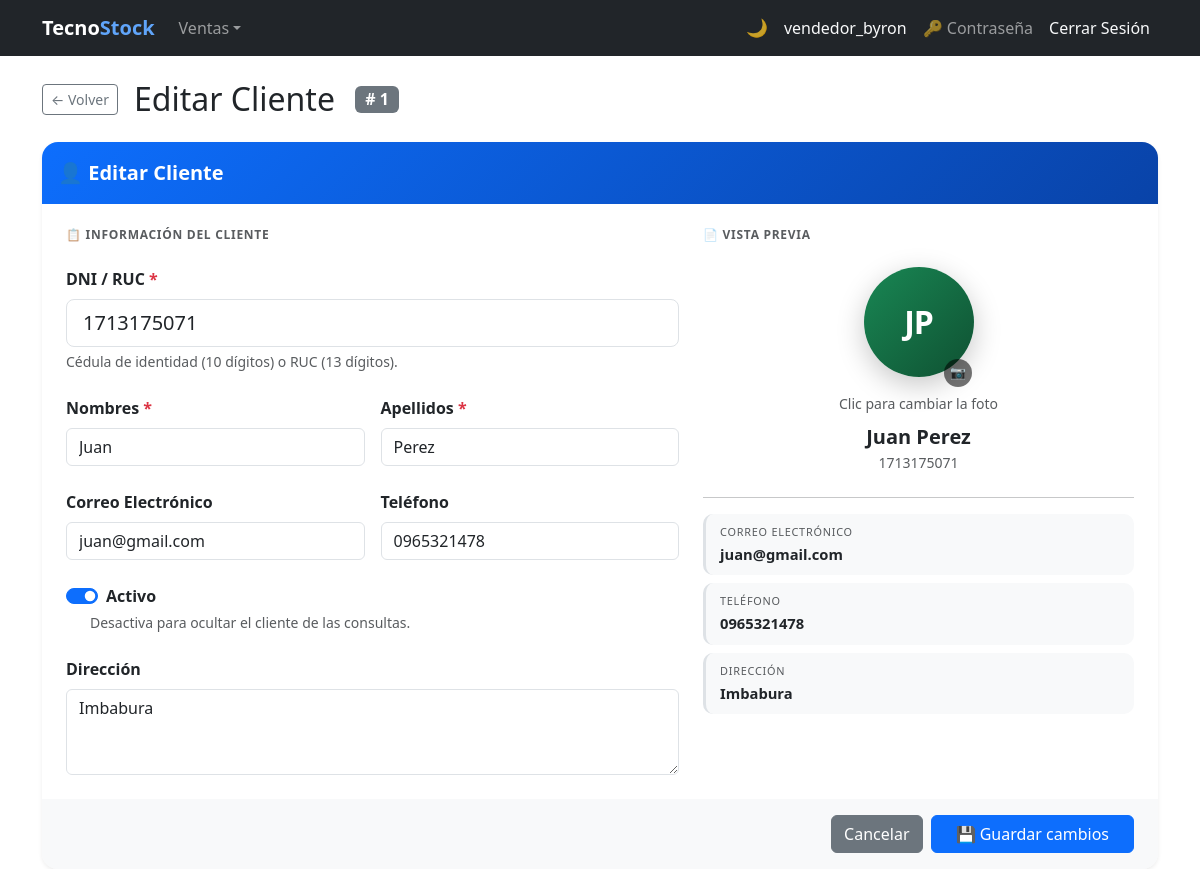
/customers/1/edit/ (signed in), run on the app's committed database.
### billing/models.py (models this page shows, shortened)
class Customer(models.Model):
    user       = models.OneToOneField(
                     settings.AUTH_USER_MODEL, null=True, blank=True,
                     on_delete=models.SET_NULL, related_name='customer_account',
                     verbose_name='Cuenta de usuario')
    dni        = models.CharField(max_length=13, unique=True, verbose_name='DNI/RUC', validators=[validate_cedula_ec])
    first_name = models.CharField(max_length=100)
    last_name  = models.CharField(max_length=100)
    email      = models.EmailField(blank=True, null=True)
    phone      = models.CharField(max_length=20, blank=True, null=True)
    address    = models.TextField(blank=True, null=True)
    photo      = models.ImageField(upload_to='customer/', blank=True, null=True, verbose_name='Foto')
    is_active  = models.BooleanField(default=True)
    created_at = models.DateTimeField(auto_now_add=True)
    updated_at = models.DateTimeField(auto_now=True)
    class Meta:
        ordering = ['last_name', 'first_name']

### billing/views.py (the view)
# urls.py: path('customers/<int:pk>/edit/', views.CustomerUpdateView.as_view(), name='customer_update'),
class CustomerUpdateView(LoginRequiredMixin, UpdateView):
    model         = Customer
    form_class    = CustomerForm
    template_name = 'billing/customer_form.html'
    success_url   = reverse_lazy('billing:customer_list')

### security/templatetags/security_tags.py (called while the page is built)
@register.filter(name='has_group')
def has_group(user, group_name):
    if not user.is_authenticated:
        return False
    if user.is_superuser:  # el superusuario ve todo
        return True
    return user.groups.filter(name=group_name).exists()

@register.filter(name='has_any_group')
def has_any_group(user):
    if not user.is_authenticated:
        return False
    if user.is_superuser:
        return True
    return user.groups.exists()

### billing/templates/billing/customer_form.html (shortened to what this page needs)
{% extends 'billing/base.html' %}
{% block content %}
<div class="d-flex align-items-center gap-3 mb-4">
  <a href="{% url 'billing:customer_list' %}" class="btn btn-outline-secondary btn-sm">&#8592; Volver</a>
  <h2 class="mb-0">
    {% if form.instance.pk %}Editar Cliente{% else %}Registrar Cliente{% endif %}
  </h2>
  {% if form.instance.pk %}
  <span class="badge bg-secondary fs-6 ms-1"># {{ form.instance.pk }}</span>
  {% endif %}
</div>
<form method="post" enctype="multipart/form-data" novalidate>
  <div class="card border-0 shadow-sm rounded-4 overflow-hidden">
    <div class="card-header border-0 py-3 inv-card-header">
      <span class="text-white fw-bold fs-5">
        &#128100; {% if form.instance.pk %}Editar{% else %}Registrar{% endif %} Cliente
      </span>
    </div>
    <div class="card-body p-4">
      <div class="row g-4 align-items-start">
        <div class="col-md-7">
          <h6 class="text-muted text-uppercase fw-semibold mb-4 dm-section-label">
            &#128203; Información del Cliente
          </h6>
          <div class="mb-4">
            <label class="form-label fw-semibold" for="{{ form.dni.id_for_label }}">
              {{ form.dni.label }} <span class="text-danger">*</span>
            </label>
            {{ form.dni }}
            {% if form.dni.help_text %}
            <div class="form-text">{{ form.dni.help_text }}</div>
            {% endif %}
          </div>
          <div class="row g-3 mb-4">
            <div class="col-sm-6">
              <label class="form-label fw-semibold" for="{{ form.first_name.id_for_label }}">
                {{ form.first_name.label }} <span class="text-danger">*</span>
              </label>
              {{ form.first_name }}
            </div>
            <div class="col-sm-6">
              <label class="form-label fw-semibold" for="{{ form.last_name.id_for_label }}">
                {{ form.last_name.label }} <span class="text-danger">*</span>
              </label>
              {{ form.last_name }}
            </div>
          </div>
          <div class="row g-3 mb-4">
            <div class="col-sm-6">
              <label class="form-label fw-semibold" for="{{ form.email.id_for_label }}">
                {{ form.email.label }}
              </label>
              {{ form.email }}
            </div>
            <div class="col-sm-6">
              <label class="form-label fw-semibold" for="{{ form.phone.id_for_label }}">
                {{ form.phone.label }}
              </label>
              {{ form.phone }}
            </div>
          </div>
          <div class="mb-4">
            <div class="form-check form-switch">
              {{ form.is_active }}
              <label class="form-check-label fw-semibold" for="{{ form.is_active.id_for_label }}">
                {{ form.is_active.label }}
              </label>
            </div>
            {% if form.is_active.help_text %}
            <div class="form-text ms-4">{{ form.is_active.help_text }}</div>
            {% endif %}
          </div>
          <div class="mb-0">
            <label class="form-label fw-semibold" for="{{ form.address.id_for_label }}">
              {{ form.address.label }}
            </label>
            {{ form.address }}
          </div>
        </div>
        <div class="col-md-5">
          <h6 class="text-muted text-uppercase fw-semibold mb-4 dm-section-label">
            &#128196; Vista Previa
          </h6>
          <div class="text-center mb-4">
            <div class="cf-photo-zone mx-auto mb-1" id="cfPhotoZone" title="Clic para cambiar la foto">
              <div id="cfAvatar" class="dm-avatar cf-avatar cf-photo-circle">
                <span id="cfInitials" class="{% if form.instance.photo %}d-none{% endif %}">?</span>
              </div>
              <span class="cf-camera-badge">&#128247;</span>
            </div>
            <small class="text-muted d-block mb-2">Clic para cambiar la foto</small>
            <div id="cfFullName" class="fw-bold fs-5 text-dark">—</div>
            <div id="cfDni" class="text-muted small">—</div>
          </div>
          <hr class="mb-3">
          <div class="d-flex flex-column gap-2">
            <div class="dm-field">
              <small class="dm-label">Correo Electrónico</small>
              <div id="cfEmail" class="dm-value">—</div>
            </div>
            <div class="dm-field">
              <small class="dm-label">Teléfono</small>
              <div id="cfPhone" class="dm-value">—</div>
            </div>
            <div class="dm-field">
              <small class="dm-label">Dirección</small>
              <div id="cfAddress" class="dm-value">—</div>
            </div>
          </div>
        </div>
      </div>
    </div>
    <div class="card-footer bg-light border-0 d-flex gap-2 justify-content-end py-3 px-4">
      <a href="{% url 'billing:customer_list' %}" class="btn btn-secondary">
        Cancelar
      </a>
      <button type="submit" class="btn btn-primary px-4">
        &#128190; {% if form.instance.pk %}Guardar cambios{% else %}Registrar Cliente{% endif %}
      </button>
    </div>
  </div>
</form>
{% endblock %}

### billing/templates/billing/base.html (shortened to what this page needs)
{% load security_tags %}
<!DOCTYPE html>
<html lang="es">
<head>
  <link href="https://cdn.jsdelivr.net/npm/bootstrap@5.3.0/dist/css/bootstrap.min.css" rel="stylesheet">
</head>
<body>
<nav class="navbar navbar-expand-lg navbar-dark bg-dark">
  <div class="container">
    <a class="navbar-brand fw-bold" href="{% url 'billing:home' %}">Tecno<span class="nav-brand-accent">Stock</span></a>
    <div class="collapse navbar-collapse" id="nav">
      <ul class="navbar-nav me-auto">
        {% if user.is_authenticated %}
        <li class="nav-item dropdown">
          <a class="nav-link dropdown-toggle" href="#" role="button" data-bs-toggle="dropdown" aria-expanded="false">Ventas</a>
        </li>
        {% endif %}
      </ul>
      <ul class="navbar-nav align-items-center">
        <li class="nav-item"><button type="button" class="theme-toggle-btn" id="theme-toggle" onclick="toggleTheme()" title="Cambiar tema claro / oscuro"><span id="theme-icon">&#127769;</span></button></li>
        <li class="nav-item">{% if user.is_authenticated %}<a class="nav-link text-light" href="{% url 'billing:dashboard' %}">{{ user.username }}</a>{% endif %}</li>
        <li class="nav-item">{% if user.is_authenticated %}<a class="nav-link" href="{% url 'password_change' %}" title="Cambiar contraseña">&#128273; Contraseña</a>{% endif %}</li>
        <li class="nav-item">{% if user.is_authenticated %}<form method="post" action="{% url 'logout' %}" class="d-inline">{% csrf_token %}<button type="submit" class="nav-link btn btn-link text-light btn-nav-link">Cerrar Sesión</button></form>{% else %}<a class="nav-link" href="{% url 'login' %}">Iniciar Sesión</a>{% endif %}</li>
      </ul>
    </div>
  </div>
</nav>
<div class="container mt-4">
  {% block content %}{% endblock %}
</div>
</body>
</html>

### billing/templates/billing/customer_form.html (style rules this page uses)
.cf-photo-zone { position: relative; display: inline-block; cursor: pointer; }
.cf-photo-circle { width: 110px; height: 110px; border-radius: 50%; overflow: hidden; }
.cf-camera-badge { position: absolute; bottom: 2px; right: 2px; background: rgba(0,0,0,.55); color: #fff; border-radius: 50%; width: 28px; height: 28px; display: flex; align-items: center; justify-content: center; font-size: .8rem; pointer-events: none; }

### billing/templates/billing/base.html (style rules this page uses)
.dm-avatar { width: 110px; height: 110px; border-radius: 50%; display: flex; align-items: center; justify-content: center; margin: 0 auto 12px; font-size: 2.2rem; font-weight: 800; color: #fff; box-shadow: 0 8px 28px rgba(0,0,0,.22); letter-spacing: -1px; -webkit-user-select: none; user-select: none; }
.dm-field { background: var(--bs-tertiary-bg); border-radius: 10px; padding: 10px 14px; border-left: 3px solid var(--bs-border-color); height: 100%; transition: border-color .2s; }
.dm-label { font-size: .68rem; text-transform: uppercase; letter-spacing: .07em; color: var(--bs-secondary-color); display: block; margin-bottom: 3px; }
.dm-value { font-size: .92rem; font-weight: 600; color: var(--bs-body-color); word-break: break-word; }
.dm-section-label { letter-spacing: .06em; font-size: .75rem; }
.inv-card-header { background: linear-gradient(135deg,#0d6efd 0%,#0943a8 100%); }
.cf-avatar { background: linear-gradient(135deg,#198754,#0f5132); font-size: 2rem; }
.btn-nav-link { text-decoration: none; }
.nav-brand-accent { color: #60a5fa; }
.theme-toggle-btn { background: none; border: none; cursor: pointer; font-size: 1.1rem; line-height: 1; padding: .375rem .5rem; border-radius: .375rem; transition: background .2s; color: rgba(255,255,255,.75); }

### data on the page
Customer: instance.pk "1", dni "1713175071", first_name "Juan", last_name "Perez", email "juan@gmail.com", phone "0965321478", is_active "☑", address "Imbabura"

### other printed values
{{ user.username }} "vendedor_byron"
